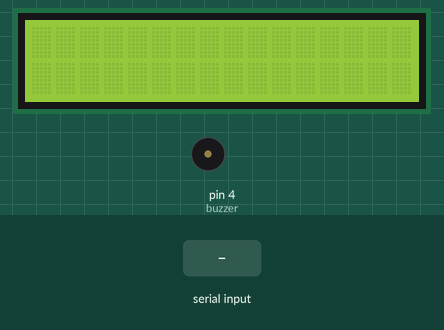
Recording of a program running on a simulated Arduino Uno, built with avr-gcc and run on an emulated ATmega328P. On the bench: 16×2 character LCD, buzzer (waves = sounding, pin HIGH). The test bench sets the inputs (shaded band).

Above: at 1.2 s.
1.3 s: "200\n" received over Serial
At 3.0 s:
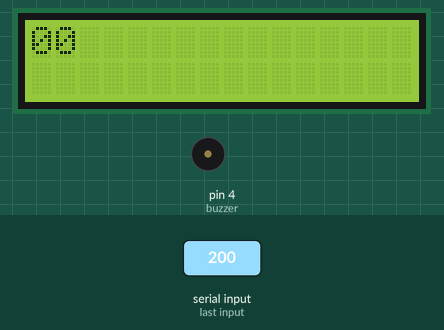
3.8 s: "200\n" received over Serial
At 6.0 s:
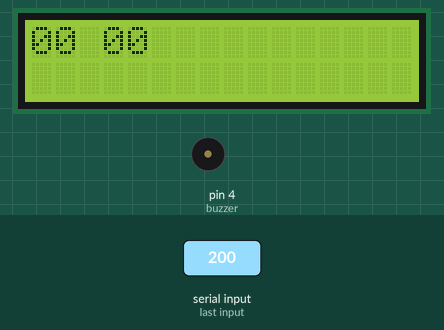
6.3 s: "200\n" received over Serial
At 8.0 s:
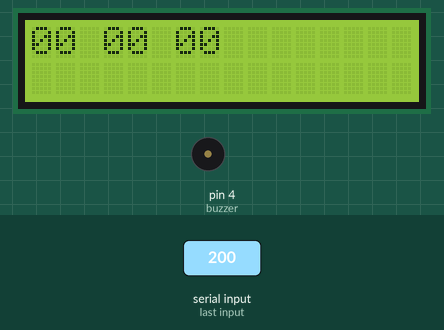
8.8 s: "3" received over Serial
At 10.6 s:
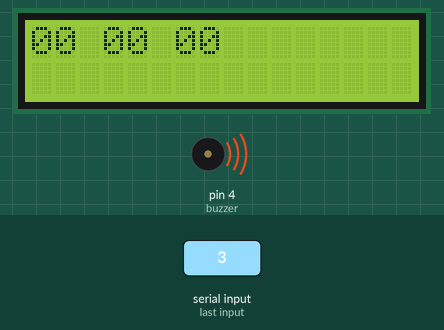
11.8 s: "200\n" received over Serial
At 13.4 s:
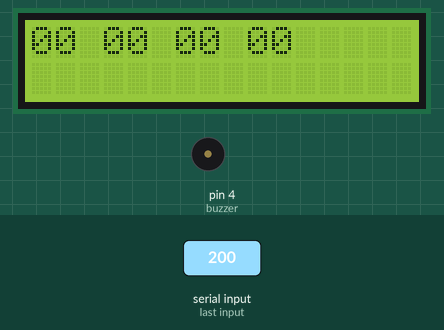
14.3 s: "4" received over Serial
At 17.1 s:
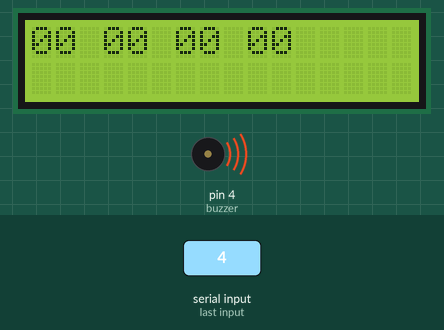
Timing chart, 0 to 18.3 s (numbered marks = the images above; inputs shaded):
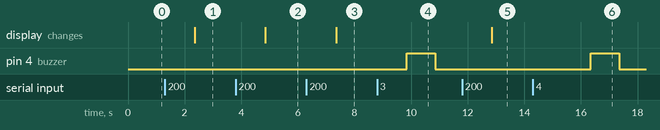

The program:

main.cpp
```cpp
#include <Arduino.h>
#include <LCD_I2C.h>

LCD_I2C lcd(0x27, 16, 2);

char buzzer = 4;

int led; // 8

void setup() {
  pinMode(buzzer, OUTPUT);
  pinMode(led, OUTPUT);
  Serial.begin(9600);

  lcd.begin();
  lcd.backlight();
}

void loop() {
  if (Serial.available()) {
    delay(50);
    char command = Serial.read();
    if (command == '0') {
      char ledChar = Serial.read();
      led = ledChar - '0';
      digitalWrite(led, LOW);
    }
    if (command == '1') {
      char ledChar = Serial.read();
      led = ledChar - '0';
      digitalWrite(led, HIGH);
    }
    if (command == '2') {
      String str = Serial.readString();
      lcd.print(str);
    }
    if (command == '3') {
      delay(1000);
      digitalWrite(buzzer, HIGH);
      delay(1000);
      digitalWrite(buzzer, LOW);
    }
    if (command == '4') {
      delay(2000);
      digitalWrite(buzzer, HIGH);
      delay(1000);
      digitalWrite(buzzer, LOW);
    }
    if (command == '5') {
      delay(3000);
      digitalWrite(buzzer, HIGH);
      delay(1000);
      digitalWrite(buzzer, LOW);
    }
  }
}
```

Measured:
- after the input at 1.3 s, the display: changes after 1.1 s (image 1)
- after the input at 3.8 s, the display: changes after 1.1 s (image 2)
- after the input at 6.3 s, the display: changes after 1.1 s (image 3)
- after the input at 8.8 s, pin 4 (buzzer): LOW → HIGH after 1.1 s, → LOW 1.0 s later
- after the input at 11.8 s, the display: changes after 1.1 s (image 5)
- after the input at 14.3 s, pin 4 (buzzer): LOW → HIGH after 2.1 s, → LOW 1.0 s later
